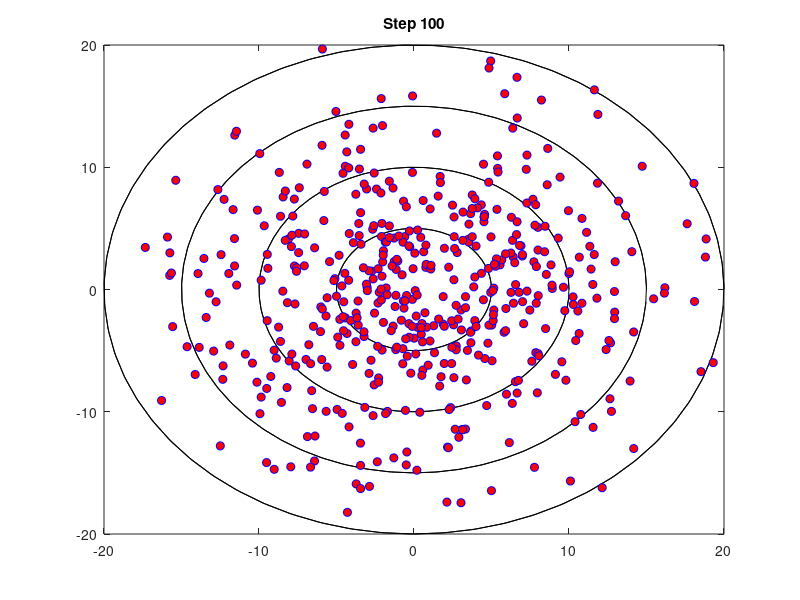

Reproduce this figure in MATLAB.
clear all;
close all;
clc;
% Plot the circle
theta = [0:0.1:4*pi];
number_circle = 4; % Number of circle that will be plotted
radius_incre = 5; % The increasement of readius while for-loop
radius = 0; % Radius
x_circle = zeros;
y_circle = zeros;
for j = 1:number_circle
    radius = radius + radius_incre; % Radius increased 
    for k = 1:length(theta)
        x_circle(k) = radius * cos(theta(k));
        y_circle(k) = radius * sin(theta(k));
    end
    plot(x_circle,y_circle,'black-')
    hold on
end
for j = 1:500
    x_coordinate = 0; % initialize x-cordinate
    y_coordinate = 0; % initialize y-cordinate
    Number_Step = 100; % The number of step that the particle is moving
    Step_size = 1; % The size of step when it moves
    % Angle 
    for i = 1:Number_Step
        Angle = rand*2*pi; % random angle
        % calculate x and y coorditanes to graph
        x_coordinate = (Step_size * cos(Angle)) + x_coordinate;
        y_coordinate = (Step_size * sin(Angle)) + y_coordinate;
    end
    x = x_coordinate;
    y = y_coordinate;
    % Graph each step
    plot(x,y,'o','MarkerEdgeColor','b','MarkerFaceColor','r')
    hold on
    % Label the graph with the number of steps taken
    title(['Step ',num2str(i)])
    % Set the axes so they don't continually change
    axis([-20,20,-20,20])
    % let the graph refresh
    pause(0.1)
    % We don't need the circles if we don't want to plot them
end

